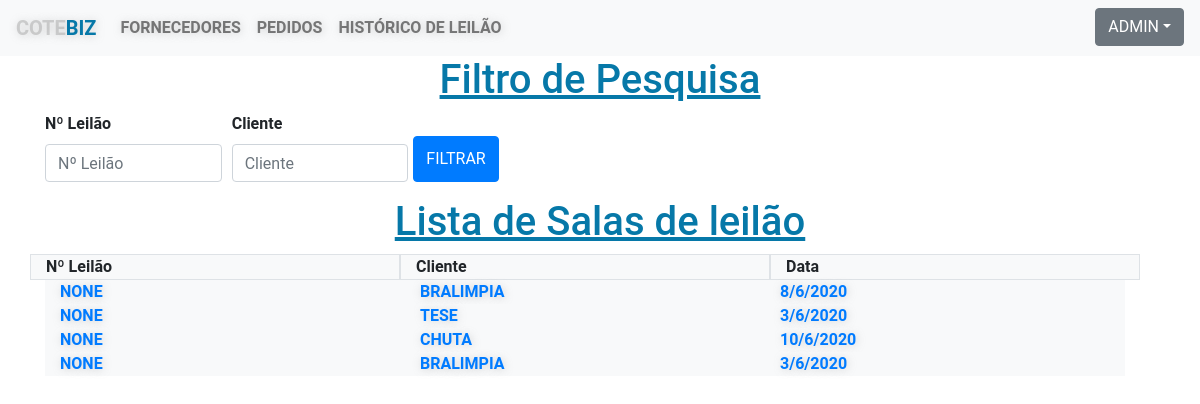
The app's page /listar_salas_de_leilao/ (signed in), older data.
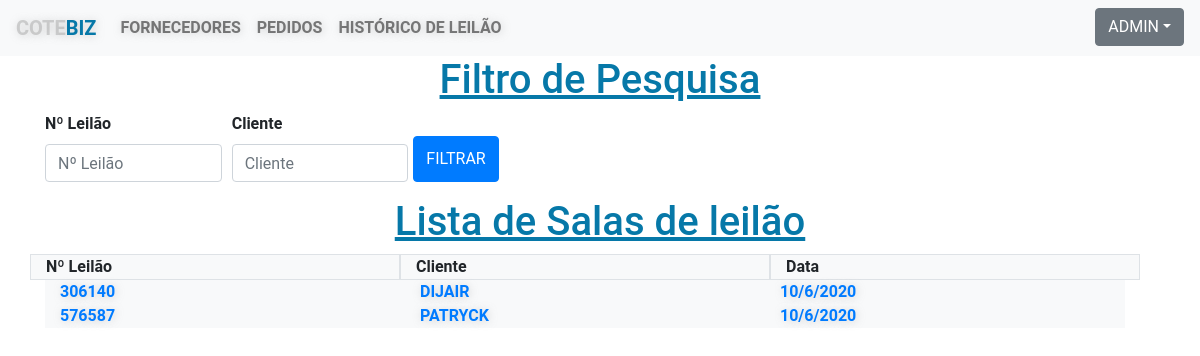
The same page, newer data.
### core/models.py (models this page shows, shortened)
class Pedido_de_cotacao(models.Model):
    data_agora = models.DateTimeField()
    n_pedido = models.CharField('Numero do pedido', max_length=10, null=True, blank=True)
    nome = models.CharField('Nome Fantasia', max_length=40)
    razao_social = models.CharField('Razão Social', max_length=80)
    cnpj = models.CharField('CNPJ', max_length=18)
    plano = models.CharField('Tipo do Plano', max_length=1)
    cep = models.CharField('CEP', max_length=11)
    rua = models.CharField('Rua', max_length=100)
    bairro = models.CharField('Bairro', max_length=30)
    cidade = models.CharField('Cidade', max_length=30)
    numero = models.CharField('Número', max_length=10)
    telefone = models.CharField('Telefone', max_length=16)
    celular = models.CharField('Celular', max_length=17)
    email = models.EmailField('Email', max_length=150)
    n_leilao = models.CharField('Numero do leilão', max_length=10, null=True, blank=True)
    produto1 = models.CharField('Produto 1', max_length=25)
    categoria1 = models.CharField('Categoria 1', max_length=100)
    valor_base1 = models.CharField('Valor Base 1', max_length=9)
    unidade_medida1 = models.CharField('Unidade de Medida 1', max_length=9)
    quantidade1 = models.CharField('Quantidade 1', max_length=5)
    marca1 = models.CharField('Marca 1', max_length=9)
    produto2 = models.CharField('Produto 2', max_length=25, null=True, blank=True)
    categoria2 = models.CharField('Categoria 2', max_length=100, null=True, blank=True)
    valor_base2 = models.CharField('Valor Base 2', max_length=9, null=True, blank=True)
    unidade_medida2 = models.CharField('Unidade de Medida 2', max_length=9, null=True, blank=True)
    quantidade2 = models.CharField('Quantidade 2', max_length=5, null=True, blank=True)
    marca2 = models.CharField('Marca 2', max_length=9, null=True, blank=True)
    produto3 = models.CharField('Produto 3 ', max_length=25, null=True, blank=True)
    categoria3 = models.CharField('Categoria 3', max_length=100, null=True, blank=True)
    valor_base3 = models.CharField('Valor Base 3', max_length=9, null=True, blank=True)
    unidade_medida3 = models.CharField('Unidade de Medida 3', max_length=9, null=True, blank=True)
    quantidade3 = models.CharField('Quantidade 3', max_length=5, null=True, blank=True)
    marca3 = models.CharField('Marca 3', max_length=9, null=True, blank=True)
    produto4 = models.CharField('Produto 4', max_length=25, null=True, blank=True)
    categoria4 = models.CharField('Categoria 4', max_length=100, null=True, blank=True)
    valor_base4 = models.CharField('Valor Base 4', max_length=9, null=True, blank=True)
    unidade_medida4 = models.CharField('Unidade de Medida 4', max_length=9, null=True, blank=True)
    quantidade4 = models.CharField('Quantidade 4', max_length=5, null=True, blank=True)
    marca4 = models.CharField('Marca 4', max_length=9, null=True, blank=True)
    produto5 = models.CharField('Produto 5', max_length=25, null=True, blank=True)
    categoria5 = models.CharField('Categoria 5', max_length=100, null=True, blank=True)
    valor_base5 = models.CharField('Valor Base 5', max_length=9, null=True, blank=True)
    unidade_medida5 = models.CharField('Unidade de Medida 5', max_length=9, null=True, blank=True)
    quantidade5 = models.CharField('Quantidade 5', max_length=5, null=True, blank=True)
    marca5 = models.CharField('Marca 5', max_length=9, null=True, blank=True)
    produto6 = models.CharField('Produto 6', max_length=25, null=True, blank=True)
    categoria6 = models.CharField('Categoria 6', max_length=100, null=True, blank=True)
    valor_base6 = models.CharField('Valor Base 6', max_length=9, null=True, blank=True)
    unidade_medida6 = models.CharField('Unidade de Medida 6', max_length=9, null=True, blank=True)
    quantidade6 = models.CharField('Quantidade 6', max_length=5, null=True, blank=True)
    marca6 = models.CharField('Marca 6', max_length=9, null=True, blank=True)
    produto7 = models.CharField('Produto 7', max_length=25, null=True, blank=True)
    categoria7 = models.CharField('Categoria 7', max_length=100, null=True, blank=True)
    valor_base7 = models.CharField('Valor Base 7', max_length=9, null=True, blank=True)
    unidade_medida7 = models.CharField('Unidade de Medida 7', max_length=9, null=True, blank=True)
    quantidade7 = models.CharField('Quantidade 7', max_length=5, null=True, blank=True)
    marca7 = models.CharField('Marca 7', max_length=9, null=True, blank=True)
    produto8 = models.CharField('Produto 8', max_length=25, null=True, blank=True)
    categoria8 = models.CharField('Categoria 8', max_length=100, null=True, blank=True)
    valor_base8 = models.CharField('Valor Base 8', max_length=9, null=True, blank=True)
    unidade_medida8 = models.CharField('Unidade de Medida 8', max_length=9, null=True, blank=True)
    quantidade8 = models.CharField('Quantidade 8', max_length=5, null=True, blank=True)
    marca8 = models.CharField('Marca 8', max_length=9, null=True, blank=True)
    produto9 = models.CharField('Produto 9', max_length=25, null=True, blank=True)
    categoria9 = models.CharField('Categoria 9', max_length=100, null=True, blank=True)
    valor_base9 = models.CharField('Valor Base 9', max_length=9, null=True, blank=True)
    unidade_medida9 = models.CharField('Unidade de Medida 9', max_length=9, null=True, blank=True)
    quantidade9 = models.CharField('Quantidade 9', max_length=5, null=True, blank=True)
    marca9 = models.CharField('Marca 9', max_length=9, null=True, blank=True)
    produto10 = models.CharField('Produto 10', max_length=25, null=True, blank=True)
    categoria10 = models.CharField('Categoria 10', max_length=100, null=True, blank=True)
    valor_base10 = models.CharField('Valor Base 10', max_length=9, null=True, blank=True)
    unidade_medida10 = models.CharField('Unidade de Medida 10', max_length=9, null=True, blank=True)
    quantidade10 = models.CharField('Quantidade10', max_length=5, null=True, blank=True)
    marca10 = models.CharField('Marca 10', max_length=9, null=True, blank=True)
    produto11 = models.CharField('Produto 11', max_length=25, null=True, blank=True)
    categoria11 = models.CharField('Categoria 11', max_length=100, null=True, blank=True)
    valor_base11 = models.CharField('Valor Base 11', max_length=9, null=True, blank=True)
    unidade_medida11 = models.CharField('Unidade de Medida 11', max_length=9, null=True, blank=True)
    quantidade11 = models.CharField('Quantidade 11', max_length=5, null=True, blank=True)
    marca11 = models.CharField('Marca 11', max_length=9, null=True, blank=True)
    produto12 = models.CharField('Produto 12', max_length=25, null=True, blank=True)
    categoria12 = models.CharField('Categoria 12', max_length=100, null=True, blank=True)
    valor_base12 = models.CharField('Valor Base 12', max_length=9, null=True, blank=True)
    unidade_medida12 = models.CharField('Unidade de Medida 12', max_length=9, null=True, blank=True)
    quantidade12 = models.CharField('Quantidade 12', max_length=5, null=True, blank=True)
    marca12 = models.CharField('Marca 12', max_length=9, null=True, blank=True)
    produto13 = models.CharField('Produto 13', max_length=25, null=True, blank=True)
    categoria13 = models.CharField('Categoria 13', max_length=100, null=True, blank=True)
    valor_base13 = models.CharField('Valor Base 13', max_length=9, null=True, blank=True)
    unidade_medida13 = models.CharField('Unidade de Medida 13', max_length=9, null=True, blank=True)
    quantidade13 = models.CharField('Quantidade 13', max_length=5, null=True, blank=True)
    marca13 = models.CharField('Marca 13', max_length=9, null=True, blank=True)
    produto14 = models.CharField('Produto 14', max_length=25, null=True, blank=True)
    categoria14 = models.CharField('Categoria 14', max_length=100, null=True, blank=True)
    valor_base14 = models.CharField('Valor Base 14', max_length=9, null=True, blank=True)
    unidade_medida14 = models.CharField('Unidade de Medida 14', max_length=9, null=True, blank=True)
    quantidade14 = models.CharField('Quantidade 14', max_length=5, null=True, blank=True)
    marca14 = models.CharField('Marca 14', max_length=9, null=True, blank=True)
    produto15 = models.CharField('Produto 15', max_length=25, null=True, blank=True)
    categoria15 = models.CharField('Categoria 15', max_length=100, null=True, blank=True)
    valor_base15 = models.CharField('Valor Base 15', max_length=9, null=True, blank=True)
    unidade_medida15 = models.CharField('Unidade de Medida 15', max_length=9, null=True, blank=True)
    quantidade15 = models.CharField('Quantidade 15', max_length=5, null=True, blank=True)
    marca15 = models.CharField('Marca 15', max_length=9, null=True, blank=True)
    produto16 = models.CharField('Produto 16', max_length=25, null=True, blank=True)
    categoria16 = models.CharField('Categoria 16', max_length=100, null=True, blank=True)
    valor_base16 = models.CharField('Valor Base 16', max_length=9, null=True, blank=True)
    unidade_medida16 = models.CharField('Unidade de Medida 16', max_length=9, null=True, blank=True)
    quantidade16 = models.CharField('Quantidade 16', max_length=5, null=True, blank=True)
    marca16 = models.CharField('Marca 16', max_length=9, null=True, blank=True)
    produto17 = models.CharField('Produto 17', max_length=25, null=True, blank=True)
    categoria17 = models.CharField('Categoria 17', max_length=100, null=True, blank=True)
    valor_base17 = models.CharField('Valor Base 17', max_length=9, null=True, blank=True)
    unidade_medida17 = models.CharField('Unidade de Medida 17', max_length=9, null=True, blank=True)
    quantidade17 = models.CharField('Quantidade 17', max_length=5, null=True, blank=True)
    marca17 = models.CharField('Marca 17', max_length=9, null=True, blank=True)
    produto18 = models.CharField('Produto 18', max_length=25, null=True, blank=True)
    categoria18 = models.CharField('Categoria 18', max_length=100, null=True, blank=True)
    valor_base18 = models.CharField('Valor Base 18', max_length=9, null=True, blank=True)
    unidade_medida18 = models.CharField('Unidade de Medida 18', max_length=9, null=True, blank=True)
    quantidade18 = models.CharField('Quantidade 18', max_length=5, null=True, blank=True)
    marca18 = models.CharField('Marca 18', max_length=9, null=True, blank=True)
    produto19 = models.CharField('Produto 19', max_length=25, null=True, blank=True)
    categoria19 = models.CharField('Categoria 19', max_length=100, null=True, blank=True)
    valor_base19 = models.CharField('Valor Base 19', max_length=9, null=True, blank=True)
    unidade_medida19 = models.CharField('Unidade de Medida 19', max_length=9, null=True, blank=True)
    quantidade19 = models.CharField('Quantidade 19', max_length=5, null=True, blank=True)
    marca19 = models.CharField('Marca 19', max_length=9, null=True, blank=True)
    produto20 = models.CharField('Produto 20', max_length=25, null=True, blank=True)
    categoria20 = models.CharField('Categoria 20', max_length=100, null=True, blank=True)
    valor_base20 = models.CharField('Valor Base 20', max_length=9, null=True, blank=True)
    unidade_medida20 = models.CharField('Unidade de Medida 20', max_length=9, null=True, blank=True)
    quantidade20 = models.CharField('Quantidade 20', max_length=5, null=True, blank=True)
    marca20 = models.CharField('Marca 20', max_length=9, null=True, blank=True)
    class Meta:
        verbose_name ='Pedido_de_cotacao'
        verbose_name_plural ='Pedidos_de_cotacao'

### core/views.py (the view)
# urls.py: path('listar_salas_de_leilao/', views.listar_salas_de_leilao, name='listar_salas_de_leilao'),
@login_required(login_url='/login_user/')
def listar_salas_de_leilao(request):
    pedido = Pedido_de_cotacao.objects.all()
    n_leilao_query = request.GET.get('n_leilao')
    nome_query = request.GET.get('nome')
    if n_leilao_query != '' and n_leilao_query is not None:
        pedido = pedido.filter(n_leilao__icontains=n_leilao_query)
    if nome_query != '' and nome_query is not None:
        pedido = pedido.filter(nome__icontains=nome_query)
    context={
        'pedido': pedido
    }
    return render(request, "listar_salas_de_leilao.html", context)

### core/templates/listar_salas_de_leilao.html
{% extends "pagina_modelo.html" %}
{% block content %}
<div class="conteudo">
    <div class="container">
        <h1 class="text-center "><u>Filtro de Pesquisa</u></h1>
        <form method="GET" action="#">
            <div class="form-row">
              <div class="form-group col-md-2 col-lg-2">
                <label for="leilao"><strong>Nº Leilão</strong></label>
                <input type="text" class="form-control" id="n_leilao" name="n_leilao" placeholder="Nº Leilão">
              </div>
              <div class="form-group col-md-2 col-lg-2">
                  <label for="nome"><strong>Cliente</strong></label>
                  <input type="text" class="form-control" id="nome" name="nome" placeholder="Cliente">
              </div>
              <button type="submit" class="btn btn-primary  mt-4 mb-3">Filtrar</button>
            </div>
      </form>
      <h1 class="text-center "><u>Lista de Salas de leilão</u></h1>
        <div class="row w-100">
            <div class="col border bg-light" ><strong>Nº Leilão</strong></div>
            <div class="col border bg-light"><strong>Cliente</strong></div>
            <div class="col border bg-light"><strong>Data</strong></div>
        </div>
    {% for item in pedido %}
        <div class="container">
            <div class="row w-100">
                <div class="col border-bottom-3 bg-light" ><a onclick="limpar_campos()" href="/detalhar_pedido_da_sala_de_leilao/{{item.id}}">{{ item.n_leilao }}</a></div>
                <div class="col border-bottom-0 bg-light" ><a onclick="limpar_campos()" href="/detalhar_pedido_da_sala_de_leilao/{{item.id}}">{{ item.nome }}</a></div>
                <div class="col border-bottom-0 bg-light" ><a onclick="limpar_campos()" href="/detalhar_pedido_da_sala_de_leilao/{{item.id}}">{{ item.data_agora.day }}/{{ item.data_agora.month }}/{{ item.data_agora.year }}</a></div>
            </div>
        </div>
    {% endfor %}
</div>
{% endblock %}

Row changes from the older to the newer data that the page shows:
removed Pedido_de_cotacao: n_leilao "NONE", nome "CHUTA", data_agora.day "10", data_agora.month "6", data_agora.year "2020"
removed Pedido_de_cotacao: n_leilao "NONE", nome "BRALIMPIA", data_agora.day "3", data_agora.month "6", data_agora.year "2020"
changed Pedido_de_cotacao: n_leilao "NONE" → "306140"; nome "BRALIMPIA" → "DIJAIR"; data_agora.day "8" → "10"
changed Pedido_de_cotacao: n_leilao "NONE" → "576587"; nome "TESE" → "PATRYCK"; data_agora.day "3" → "10"
